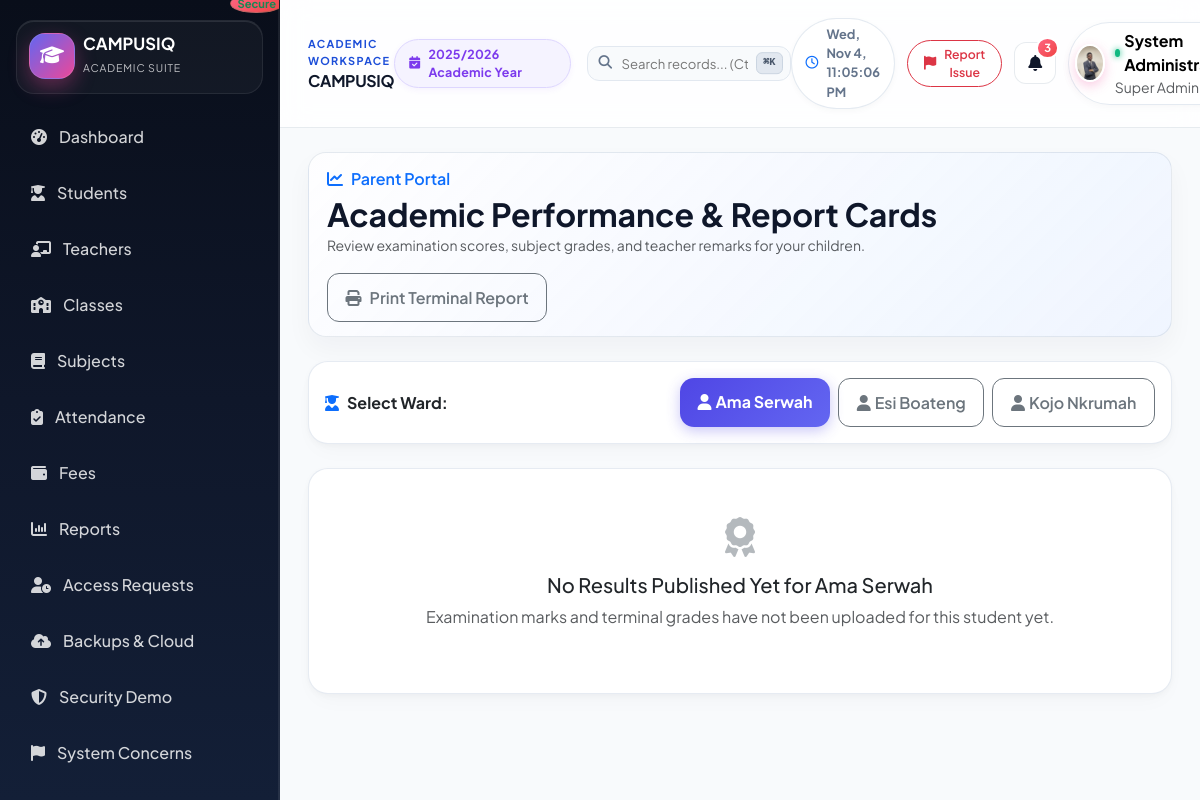
/parent/results.php (signed in), run on the app's committed database.
### tables this page shows
CREATE TABLE `school_settings` (
  `id` int(11) NOT NULL AUTO_INCREMENT,
  `school_name` varchar(200) NOT NULL,
  `motto` varchar(255) DEFAULT 'Excellence Through Education',
  `school_logo` varchar(255) DEFAULT NULL,
  `primary_color` varchar(30) DEFAULT '#1d4ed8',
  `address` text DEFAULT NULL,
  `phone` varchar(30) DEFAULT NULL,
  `email` varchar(150) DEFAULT NULL,
  `website` varchar(200) DEFAULT NULL,
  `currency` varchar(10) NOT NULL DEFAULT 'GH???',
  `academic_year_id` int(11) DEFAULT NULL,
  `term_id` int(11) DEFAULT NULL,
  `grading_system` text DEFAULT NULL,
  `paystack_public_key` varchar(255) DEFAULT NULL,
  `paystack_secret_key` varchar(255) DEFAULT NULL,
  `paystack_test_mode` tinyint(1) NOT NULL DEFAULT 1,
  `created_at` timestamp NOT NULL DEFAULT current_timestamp(),
  `updated_at` timestamp NOT NULL DEFAULT current_timestamp() ON UPDATE current_timestamp(),
  PRIMARY KEY (`id`),
  KEY `academic_year_id` (`academic_year_id`),
  KEY `term_id` (`term_id`),
  CONSTRAINT `school_settings_ibfk_1` FOREIGN KEY (`academic_year_id`) REFERENCES `academic_years` (`id`) ON DELETE SET NULL,
  CONSTRAINT `school_settings_ibfk_2` FOREIGN KEY (`term_id`) REFERENCES `terms` (`id`) ON DELETE SET NULL
);

CREATE TABLE `students` (
  `id` int(11) NOT NULL AUTO_INCREMENT,
  `user_id` int(11) NOT NULL,
  `student_id` varchar(50) NOT NULL,
  `dob` date DEFAULT NULL,
  `gender` enum('Male','Female','Other') DEFAULT NULL,
  `address` text DEFAULT NULL,
  `admission_date` date DEFAULT NULL,
  `class_id` int(11) DEFAULT NULL,
  `parent_id` int(11) DEFAULT NULL,
  `status` enum('active','inactive','graduated') NOT NULL DEFAULT 'active',
  `created_at` timestamp NOT NULL DEFAULT current_timestamp(),
  `updated_at` timestamp NOT NULL DEFAULT current_timestamp() ON UPDATE current_timestamp(),
  PRIMARY KEY (`id`),
  UNIQUE KEY `student_id` (`student_id`),
  KEY `user_id` (`user_id`),
  KEY `idx_students_student_id` (`student_id`),
  KEY `idx_students_class` (`class_id`),
  KEY `idx_students_parent` (`parent_id`),
  CONSTRAINT `students_ibfk_1` FOREIGN KEY (`user_id`) REFERENCES `users` (`id`) ON DELETE CASCADE,
  CONSTRAINT `students_ibfk_2` FOREIGN KEY (`class_id`) REFERENCES `classes` (`id`) ON DELETE SET NULL,
  CONSTRAINT `students_ibfk_3` FOREIGN KEY (`parent_id`) REFERENCES `users` (`id`) ON DELETE SET NULL
);

CREATE TABLE `users` (
  `id` int(11) NOT NULL AUTO_INCREMENT,
  `name` varchar(150) NOT NULL,
  `email` varchar(150) NOT NULL,
  `password_hash` varchar(255) NOT NULL,
  `totp_secret` text DEFAULT NULL,
  `totp_enabled` tinyint(1) NOT NULL DEFAULT 0,
  `totp_failed_attempts` int(10) unsigned NOT NULL DEFAULT 0,
  `totp_locked_until` datetime DEFAULT NULL,
  `sms_otp` varchar(10) DEFAULT NULL,
  `sms_otp_expires_at` datetime DEFAULT NULL,
  `email_otp` varchar(10) DEFAULT NULL,
  `email_otp_expires_at` datetime DEFAULT NULL,
  `role` enum('super_admin','school_admin','teacher','student','parent','accountant') NOT NULL,
  `status` enum('active','inactive','pending') NOT NULL DEFAULT 'active',
  `phone` varchar(30) DEFAULT NULL,
  `photo` varchar(255) DEFAULT NULL,
  `created_at` timestamp NOT NULL DEFAULT current_timestamp(),
  `updated_at` timestamp NOT NULL DEFAULT current_timestamp() ON UPDATE current_timestamp(),
  PRIMARY KEY (`id`),
  UNIQUE KEY `email` (`email`),
  KEY `idx_users_email` (`email`),
  KEY `idx_users_role` (`role`)
);

### config/app.php (called while the page is built, shortened)
<?php
function e($value)
{
    return htmlspecialchars((string) $value, ENT_QUOTES, 'UTF-8');
}
function baseUrl(): string
{
    $scriptName = $_SERVER['SCRIPT_NAME'] ?? '/index.php';
    $dir = str_replace('\\', '/', dirname($scriptName));
    if (preg_match('#/(admin|teacher|student|parent|accountant)$#', $dir)) {
        $dir = preg_replace('#/(admin|teacher|student|parent|accountant)$#', '', $dir);
    }
    $dir = rtrim($dir, '/');
    if ($dir === '.' || $dir === '\\' || $dir === '/' || $dir === '') {
        return '';
    }
    return $dir;
}
function getSchoolSettings(): array
{
    $db = getDb();
    $stmt = $db->query('SELECT * FROM school_settings ORDER BY id DESC LIMIT 1');
    $settings = $stmt->fetch();
    return $settings ?: [
        'school_name' => 'CampusIQ',
        'school_logo' => 'assets/images/logo-placeholder.svg',
        'currency' => 'GH₵',
        'address' => 'Accra, Ghana',
        'phone' => '+233 000 000 000',
        'email' => 'info@campusiq.edu.gh',
        'website' => 'https://campusiq.edu.gh',
    ];
}

### includes/auth.php (called while the page is built, shortened)
<?php
require_once __DIR__ . '/../config/app.php';
function isLoggedIn(): bool
{
    return !empty($_SESSION['campusiq_user']);
}
function currentUser(): ?array
{
    return $_SESSION['campusiq_user'] ?? null;
}
        ?>
        <?php
function userRoleLabel(string $role): string
{
    $labels = [
        'super_admin' => 'Super Admin',
        'school_admin' => 'School Admin',
        'teacher' => 'Teacher',
        'student' => 'Student',
        'parent' => 'Parent',
        'accountant' => 'Accountant',
    ];
    return $labels[$role] ?? ucfirst(str_replace('_', ' ', $role));
}

### parent/results.php (the view, shortened to what this page needs)
<?php
require_once __DIR__ . '/../config/app.php';
require_once __DIR__ . '/../includes/auth.php';
$db = getDb();
$user = currentUser();
$stmtParent = $db->prepare('SELECT * FROM parents WHERE user_id = :uid LIMIT 1');
$stmtParent->execute(['uid' => $user['id']]);
$parent = $stmtParent->fetch();
$parentId = (int)($parent['id'] ?? 0);
$parentUserId = (int)$user['id'];
$childrenStmt = $db->prepare('
    SELECT s.*, u.name as child_name, c.name as class_name
    FROM students s
    JOIN users u ON u.id = s.user_id
    LEFT JOIN classes c ON c.id = s.class_id
    WHERE (s.parent_id = :pid OR s.parent_id = :puid)
    ORDER BY u.name ASC
');
$childrenStmt->execute(['pid' => $parentId, 'puid' => $parentUserId]);
$children = $childrenStmt->fetchAll();
$selectedChildId = (int)($_GET['child_id'] ?? 0);
if ($selectedChildId === 0 && !empty($children)) {
    $selectedChildId = (int)$children[0]['id'];
}
$activeChild = null;
foreach ($children as $c) {
    if ((int)$c['id'] === $selectedChildId) {
        $activeChild = $c;
        break;
    }
}
$examsGrouped = [];
require_once __DIR__ . '/../includes/header.php';
?>
<div class="page-header d-flex flex-wrap justify-content-between align-items-center gap-3">
    <div>
        <p class="text-primary fw-semibold mb-1"><i class="fa-solid fa-chart-line me-2"></i>Parent Portal</p>
        <h2 class="fw-bold mb-0">Academic Performance & Report Cards</h2>
        <small class="text-muted">Review examination scores, subject grades, and teacher remarks for your children.</small>
    </div>
    <div>
        <button type="button" class="btn btn-outline-secondary" onclick="window.print();">
            <i class="fa-solid fa-print me-2"></i>Print Terminal Report
        </button>
    </div>
</div>
<?php if (empty($children)): ?>
    <div class="card p-5 text-center border-0 shadow-sm">
        <i class="fa-solid fa-user-slash fs-1 text-secondary opacity-50 mb-3 d-block"></i>
        <h5>No Linked Students Found</h5>
        <p class="text-muted">Please contact the school office to link your parent account to your children.</p>
    </div>
<?php else: ?>
    <div class="card p-3 mb-4 border-0 shadow-sm">
        <div class="d-flex flex-wrap align-items-center justify-content-between gap-3">
            <span class="fw-bold text-dark"><i class="fa-solid fa-user-graduate text-primary me-2"></i>Select Ward:</span>
            <div class="d-flex flex-wrap gap-2">
                <?php foreach ($children as $c):
                    $cid = (int)$c['id'];
                    $isSelected = ($cid === $selectedChildId);
                ?>
                    <a href="results.php?child_id=<?php echo $cid; ?>" class="btn <?php echo $isSelected ? 'btn-primary' : 'btn-outline-secondary'; ?>">
                        <i class="fa-solid fa-user me-1"></i><?php echo e($c['child_name']); ?>
                    </a>
                <?php endforeach; ?>
            </div>
        </div>
    </div>
    <?php if (empty($examsGrouped)): ?>
        <div class="card p-5 text-center border-0 shadow-sm">
            <i class="fa-solid fa-award fs-1 text-secondary opacity-50 mb-3 d-block"></i>
            <h5>No Results Published Yet for <?php echo e($activeChild['child_name'] ?? 'Child'); ?></h5>
            <p class="text-muted">Examination marks and terminal grades have not been uploaded for this student yet.</p>
        </div>
    <?php endif; ?>
<?php endif; ?>
<?php require_once __DIR__ . '/../includes/footer.php'; ?>

### includes/header.php (shortened to what this page needs)
<?php
require_once __DIR__ . '/../config/app.php';
require_once __DIR__ . '/../includes/auth.php';
$baseUrl = baseUrl();
$settings = getSchoolSettings();
$user = currentUser();
$role = $user['role'] ?? 'guest';
function navItems(string $role, string $baseUrl): array
{
    return $items[$role] ?? $items['student'];
}
?><!DOCTYPE html>
<html lang="en">
<head>
    <link href="https://cdn.jsdelivr.net/npm/bootstrap@5.3.3/dist/css/bootstrap.min.css" rel="stylesheet">
    <link rel="stylesheet" href="https://cdnjs.cloudflare.com/ajax/libs/font-awesome/6.5.2/css/all.min.css">
    <link rel="stylesheet" href="<?php echo $baseUrl ? $baseUrl : ''; ?>/assets/css/style.css?v=<?php echo filemtime(__DIR__ . '/../assets/css/style.css'); ?>">
</head>
<body>
<?php if (isLoggedIn()):
    $currentUri = $_SERVER['REQUEST_URI'] ?? '';
?>
<div class="app-shell">
    <aside class="sidebar offcanvas-lg offcanvas-start" id="sidebarNav" tabindex="-1" aria-labelledby="sidebarNavLabel">
        <div class="brand-box d-flex align-items-center justify-content-between">
            <div class="d-flex align-items-center gap-2 min-w-0">
                <div class="brand-mark flex-shrink-0"><i class="fa-solid fa-graduation-cap"></i></div>
                <div class="brand-copy min-w-0">
                    <div class="brand-name text-truncate" id="sidebarNavLabel"><?php echo e($settings['school_name']); ?></div>
                    <small class="brand-tag">Academic Suite</small>
                </div>
            </div>
        </div>
        <nav class="nav-menu">
            <?php foreach (navItems($role, $baseUrl) as $item):
                $isActive = (parse_url($item['url'], PHP_URL_PATH) === parse_url($currentUri, PHP_URL_PATH));
            ?>
                <a href="<?php echo $item['url']; ?>" class="nav-item <?php echo $isActive ? 'active' : ''; ?>">
                    <i class="fa-solid <?php echo $item['icon']; ?>"></i>
                    <span><?php echo e($item['label']); ?></span>
                </a>
            <?php endforeach; ?>
        </nav>
        <div class="sidebar-footer">
            <div class="mb-2 px-2 d-flex align-items-center justify-content-between">
                <span class="badge bg-success bg-opacity-25 text-success border border-success border-opacity-25">Secure</span>
            </div>
        </div>
    </aside>
    <div class="main-panel">
        <nav class="topbar">
            <div class="d-flex align-items-center gap-2 min-w-0">
                <div class="min-w-0">
                    <div class="workspace-kicker d-none d-sm-block">Academic Workspace</div>
                    <h4 class="page-title mb-0 text-truncate fs-6 fw-bold"><?php echo e($settings['school_name']); ?></h4>
                </div>
            </div>
            <div class="d-none d-lg-flex align-items-center gap-3">
                <span class="session-badge">
                    <i class="fa-solid fa-calendar-check me-2"></i>2025/2026 Academic Year
                </span>
                <div class="search-box">
                    <input type="text" id="globalSearch" placeholder="Search records... (Ctrl + K)">
                    <span class="search-kbd">⌘K</span>
                </div>
            </div>
            <div class="topbar-actions">
                <div class="live-clock d-none d-md-inline-flex">
                    <i class="fa-regular fa-clock text-primary"></i>
                    <span id="headerLiveClock"></span>
                </div>
                <button class="btn btn-sm btn-outline-danger d-inline-flex align-items-center gap-2 rounded-pill px-3 py-1 shadow-xs bg-white border-opacity-75" type="button" data-bs-toggle="modal" data-bs-target="#reportSystemConcernModal" title="Report System Concern / Suggestion">
                    <i class="fa-solid fa-flag text-danger"></i>
                    <span class="d-none d-md-inline small fw-semibold text-danger">Report Issue</span>
                </button>
                <div class="dropdown">
                    <button class="icon-button" type="button" data-bs-toggle="dropdown" aria-expanded="false" title="Notifications">
                        <i class="fa-solid fa-bell"></i>
                        <span class="badge">3</span>
                    </button>
                </div>
                <div class="dropdown">
                    <button class="profile-pill border-0 text-start bg-white" type="button" data-bs-toggle="dropdown" aria-expanded="false" title="Account Menu">
                        <?php
                            $hdrPhoto = $user['photo'] ?? null;
                            $hasHdrPhoto = !empty($hdrPhoto) && file_exists(__DIR__ . '/../' . ltrim($hdrPhoto, '/\\'));
                        ?>
                        <?php if ($hasHdrPhoto): ?>
                            <img src="<?php echo $baseUrl . '/' . ltrim($hdrPhoto, '/\\'); ?>" alt="Avatar" class="avatar-sm rounded-circle object-fit-cover shadow-sm">
                        <?php else: ?>
                            <div class="avatar-sm">
                                <?php echo strtoupper(substr($user['name'] ?? 'U', 0, 1)); ?>
                            </div>
                        <?php endif; ?>
                        <div class="d-none d-sm-block">
                            <div class="d-flex align-items-center">
                                <span class="online-dot"></span>
                                <strong><?php echo e($user['name'] ?? 'User'); ?></strong>
                            </div>
                            <small class="text-muted"><?php echo e(userRoleLabel($role)); ?></small>
                        </div>
                    </button>
                </div>
            </div>
        </nav>
        <main class="content-area">
<?php else: ?>
<div class="auth-page">
<?php endif; ?>

### data on the page
school_settings: school_name "CAMPUSIQ"
students: user.name "Ama Serwah"
students: user.name "Esi Boateng"
students: user.name "Kojo Nkrumah"
users: name "Ama Serwah"

### other printed values
$item['label'] "Dashboard"
$item['label'] "Students"
$item['label'] "Teachers"
$item['label'] "Classes"
$item['label'] "Subjects"
$item['label'] "Attendance"
$item['label'] "Fees"
$item['label'] "Reports"
$item['label'] "Access Requests"
$item['label'] "Backups & Cloud"
$item['label'] "Security Demo"
$item['label'] "System Concerns"
$user['name'] "System…"
userRoleLabel($role) "Super Admin"
